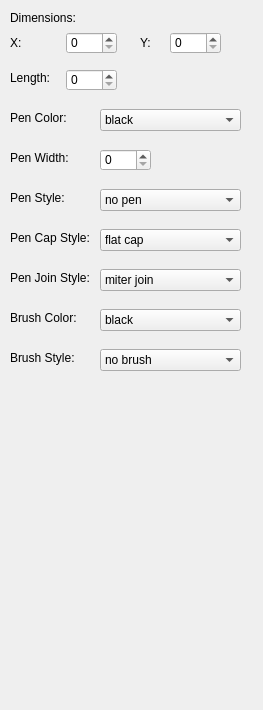
    <widget class="QWidget" name="Square">
     <attribute name="title">
      <string>Square</string>
     </attribute>
     <widget class="QWidget" name="Form" native="true">
      <property name="geometry">
       <rect>
        <x>0</x>
        <y>0</y>
        <width>254</width>
        <height>701</height>
       </rect>
      </property>
      <property name="autoFillBackground">
       <bool>true</bool>
      </property>
      <widget class="QLabel" name="Name">
       <property name="geometry">
        <rect>
         <x>10</x>
         <y>10</y>
         <width>71</width>
         <height>16</height>
        </rect>
       </property>
       <property name="text">
        <string>Dimensions:</string>
       </property>
      </widget>
      <widget class="QSpinBox" name="x">
       <property name="geometry">
        <rect>
         <x>66</x>
         <y>32</y>
         <width>51</width>
         <height>22</height>
        </rect>
       </property>
      </widget>
      <widget class="QSpinBox" name="y">
       <property name="geometry">
        <rect>
         <x>170</x>
         <y>32</y>
         <width>51</width>
         <height>22</height>
        </rect>
       </property>
      </widget>
      <widget class="QSpinBox" name="length">
       <property name="geometry">
        <rect>
         <x>66</x>
         <y>69</y>
         <width>51</width>
         <height>22</height>
        </rect>
       </property>
      </widget>
      <widget class="QLabel" name="Length">
       <property name="geometry">
        <rect>
         <x>10</x>
         <y>70</y>
         <width>51</width>
         <height>16</height>
        </rect>
       </property>
       <property name="text">
        <string>Length:</string>
       </property>
      </widget>
      <widget class="QLabel" name="X">
       <property name="geometry">
        <rect>
         <x>10</x>
         <y>35</y>
         <width>16</width>
         <height>16</height>
        </rect>
       </property>
       <property name="text">
        <string>X:</string>
       </property>
      </widget>
      <widget class="QLabel" name="Y">
       <property name="geometry">
        <rect>
         <x>140</x>
         <y>35</y>
         <width>10</width>
         <height>16</height>
        </rect>
       </property>
       <property name="text">
        <string>Y:</string>
       </property>
      </widget>
      <widget class="QLabel" name="PenColor">
       <property name="geometry">
        <rect>
         <x>10</x>
         <y>110</y>
         <width>61</width>
         <height>16</height>
        </rect>
       </property>
       <property name="text">
        <string>Pen Color:</string>
       </property>
      </widget>
      <widget class="QComboBox" name="penColorValue">
       <property name="geometry">
        <rect>
         <x>100</x>
         <y>109</y>
         <width>141</width>
         <height>22</height>
        </rect>
       </property>
       <item>
        <property name="text">
         <string>black</string>
        </property>
       </item>
       <item>
        <property name="text">
         <string>white</string>
        </property>
       </item>
       <item>
        <property name="text">
         <string>dark gray</string>
        </property>
       </item>
       <item>
        <property name="text">
         <string>gray</string>
        </property>
       </item>
       <item>
        <property name="text">
         <string>light gray</string>
        </property>
       </item>
       <item>
        <property name="text">
         <string>red</string>
        </property>
       </item>
       <item>
        <property name="text">
         <string>green</string>
        </property>
       </item>
       <item>
        <property name="text">
         <string>blue</string>
        </property>
       </item>
       <item>
        <property name="text">
         <string>cyan</string>
        </property>
       </item>
       <item>
        <property name="text">
         <string>magenta</string>
        </property>
       </item>
       <item>
        <property name="text">
         <string>yellow</string>
        </property>
       </item>
       <item>
        <property name="text">
         <string>dark red</string>
        </property>
       </item>
       <item>
        <property name="text">
         <string>dark green</string>
        </property>
       </item>
       <item>
        <property name="text">
         <string>dark blue</string>
        </property>
       </item>
       <item>
        <property name="text">
         <string>dark cyan</string>
        </property>
       </item>
       <item>
        <property name="text">
         <string>dark magenta</string>
        </property>
       </item>
       <item>
        <property name="text">
         <string>dark yellow</string>
        </property>
       </item>
       <item>
        <property name="text">
         <string>tranparent</string>
        </property>
       </item>
      </widget>
      <widget class="QLabel" name="PenWidth">
       <property name="geometry">
        <rect>
         <x>10</x>
         <y>150</y>
         <width>71</width>
         <height>16</height>
        </rect>
       </property>
       <property name="text">
        <string>Pen Width:</string>
       </property>
      </widget>
      <widget class="QLabel" name="PenStyle">
       <property name="geometry">
        <rect>
         <x>10</x>
         <y>190</y>
         <width>71</width>
         <height>16</height>
        </rect>
       </property>
       <property name="text">
        <string>Pen Style:</string>
       </property>
      </widget>
      <widget class="QLabel" name="PenCapStyle">
       <property name="geometry">
        <rect>
         <x>10</x>
         <y>230</y>
         <width>101</width>
         <height>16</height>
        </rect>
       </property>
       <property name="text">
        <string>Pen Cap Style:</string>
       </property>
      </widget>
      <widget class="QLabel" name="PenJoinStyle">
       <property name="geometry">
        <rect>
         <x>10</x>
         <y>270</y>
         <width>101</width>
         <height>16</height>
        </rect>
       </property>
       <property name="text">
        <string>Pen Join Style:</string>
       </property>
      </widget>
      <widget class="QLabel" name="BrushColor">
       <property name="geometry">
        <rect>
         <x>10</x>
         <y>310</y>
         <width>101</width>
         <height>16</height>
        </rect>
       </property>
       <property name="text">
        <string>Brush Color:</string>
       </property>
      </widget>
      <widget class="QLabel" name="BrushStyle">
       <property name="geometry">
        <rect>
         <x>10</x>
         <y>350</y>
         <width>101</width>
         <height>16</height>
        </rect>
       </property>
       <property name="text">
        <string>Brush Style:</string>
       </property>
      </widget>
      <widget class="QComboBox" name="penStyleValue">
       <property name="geometry">
        <rect>
         <x>100</x>
         <y>189</y>
         <width>141</width>
         <height>22</height>
        </rect>
       </property>
       <item>
        <property name="text">
         <string>no pen</string>
        </property>
       </item>
       <item>
        <property name="text">
         <string>solid line</string>
        </property>
       </item>
       <item>
        <property name="text">
         <string>dash line</string>
        </property>
       </item>
       <item>
        <property name="text">
         <string>dot line</string>
        </property>
       </item>
       <item>
        <property name="text">
         <string>dash dot line</string>
        </property>
       </item>
       <item>
        <property name="text">
         <string>dash dot dot line</string>
        </property>
       </item>
      </widget>
      <widget class="QComboBox" name="penJoinStyleValue">
       <property name="geometry">
        <rect>
         <x>100</x>
         <y>269</y>
         <width>141</width>
         <height>22</height>
        </rect>
       </property>
       <item>
        <property name="text">
         <string>miter join</string>
        </property>
       </item>
       <item>
        <property name="text">
         <string>bevel join</string>
        </property>
       </item>
       <item>
        <property name="text">
         <string>round join</string>
        </property>
       </item>
      </widget>
      <widget class="QComboBox" name="brushColorValue">
       <property name="geometry">
        <rect>
         <x>100</x>
         <y>309</y>
         <width>141</width>
         <height>22</height>
        </rect>
       </property>
       <item>
        <property name="text">
         <string>black</string>
        </property>
       </item>
       <item>
        <property name="text">
         <string>white</string>
        </property>
       </item>
       <item>
        <property name="text">
         <string>dark gray</string>
        </property>
       </item>
       <item>
        <property name="text">
         <string>gray</string>
        </property>
       </item>
       <item>
        <property name="text">
         <string>light gray</string>
        </property>
       </item>
       <item>
        <property name="text">
         <string>red</string>
        </property>
       </item>
       <item>
        <property name="text">
         <string>green</string>
        </property>
       </item>
       <item>
        <property name="text">
         <string>blue</string>
        </property>
       </item>
       <item>
        <property name="text">
         <string>cyan</string>
        </property>
       </item>
       <item>
        <property name="text">
         <string>magenta</string>
        </property>
       </item>
       <item>
        <property name="text">
         <string>yellow</string>
        </property>
       </item>
       <item>
        <property name="text">
         <string>dark red</string>
        </property>
       </item>
       <item>
        <property name="text">
         <string>dark green</string>
        </property>
       </item>
       <item>
        <property name="text">
         <string>dark blue</string>
        </property>
       </item>
       <item>
        <property name="text">
         <string>dark cyan</string>
        </property>
       </item>
       <item>
        <property name="text">
         <string>dark magenta</string>
        </property>
       </item>
       <item>
        <property name="text">
         <string>dark yellow</string>
        </property>
       </item>
       <item>
        <property name="text">
         <string>tranparent</string>
        </property>
       </item>
      </widget>
      <widget class="QComboBox" name="brushStyleValue">
       <property name="geometry">
        <rect>
         <x>100</x>
         <y>349</y>
         <width>141</width>
         <height>22</height>
        </rect>
       </property>
       <item>
        <property name="text">
         <string>no brush</string>
        </property>
       </item>
       <item>
        <property name="text">
         <string>solid pattern</string>
        </property>
       </item>
       <item>
        <property name="text">
         <string>dense 1 pattern</string>
        </property>
       </item>
       <item>
        <property name="text">
         <string>dense 2 pattern</string>
        </property>
       </item>
       <item>
        <property name="text">
         <string>dense 3 pattern</string>
        </property>
       </item>
       <item>
        <property name="text">
         <string>dense 4 pattern</string>
        </property>
       </item>
       <item>
        <property name="text">
         <string>dense 5 pattern</string>
        </property>
       </item>
       <item>
        <property name="text">
         <string>dense 6 pattern</string>
        </property>
       </item>
       <item>
        <property name="text">
         <string>dense 7 pattern</string>
        </property>
       </item>
       <item>
        <property name="text">
         <string>hor pattern</string>
        </property>
       </item>
       <item>
        <property name="text">
         <string>ver pattern</string>
        </property>
       </item>
       <item>
        <property name="text">
         <string>cross pattern</string>
        </property>
       </item>
       <item>
        <property name="text">
         <string>bdiag pattern</string>
        </property>
       </item>
       <item>
        <property name="text">
         <string>fdiag pattern</string>
        </property>
       </item>
       <item>
        <property name="text">
         <string>diag cross pattern</string>
        </property>
       </item>
       <item>
        <property name="text">
         <string>linear gradient pattern</string>
        </property>
       </item>
       <item>
        <property name="text">
         <string>conical gradient pattern</string>
        </property>
       </item>
       <item>
        <property name="text">
         <string>radia gradient pattern</string>
        </property>
       </item>
      </widget>
      <widget class="QComboBox" name="penCapStyleValue">
       <property name="geometry">
        <rect>
         <x>100</x>
         <y>229</y>
         <width>141</width>
         <height>22</height>
        </rect>
       </property>
       <item>
        <property name="text">
         <string>flat cap</string>
        </property>
       </item>
       <item>
        <property name="text">
         <string>square cap</string>
        </property>
       </item>
       <item>
        <property name="text">
         <string>round cap</string>
        </property>
       </item>
      </widget>
      <widget class="QSpinBox" name="penWidthValue">
       <property name="geometry">
        <rect>
         <x>100</x>
         <y>149</y>
         <width>51</width>
         <height>22</height>
        </rect>
       </property>
      </widget>
     </widget>
    </widget>
